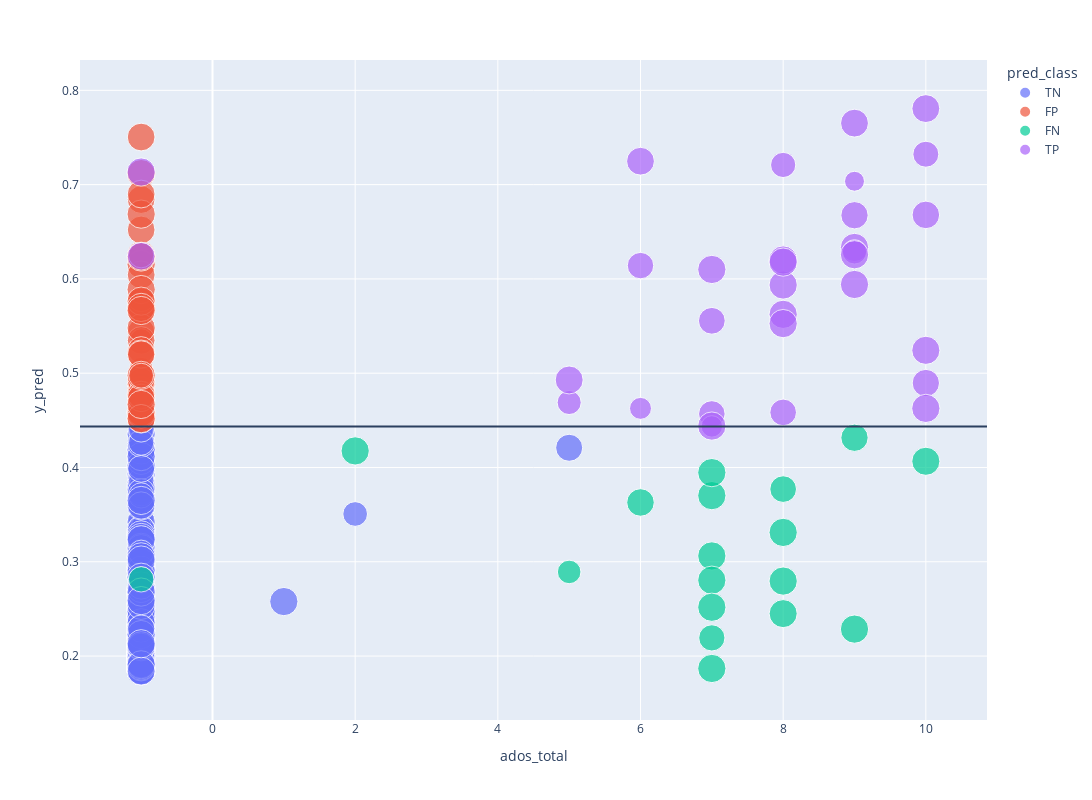
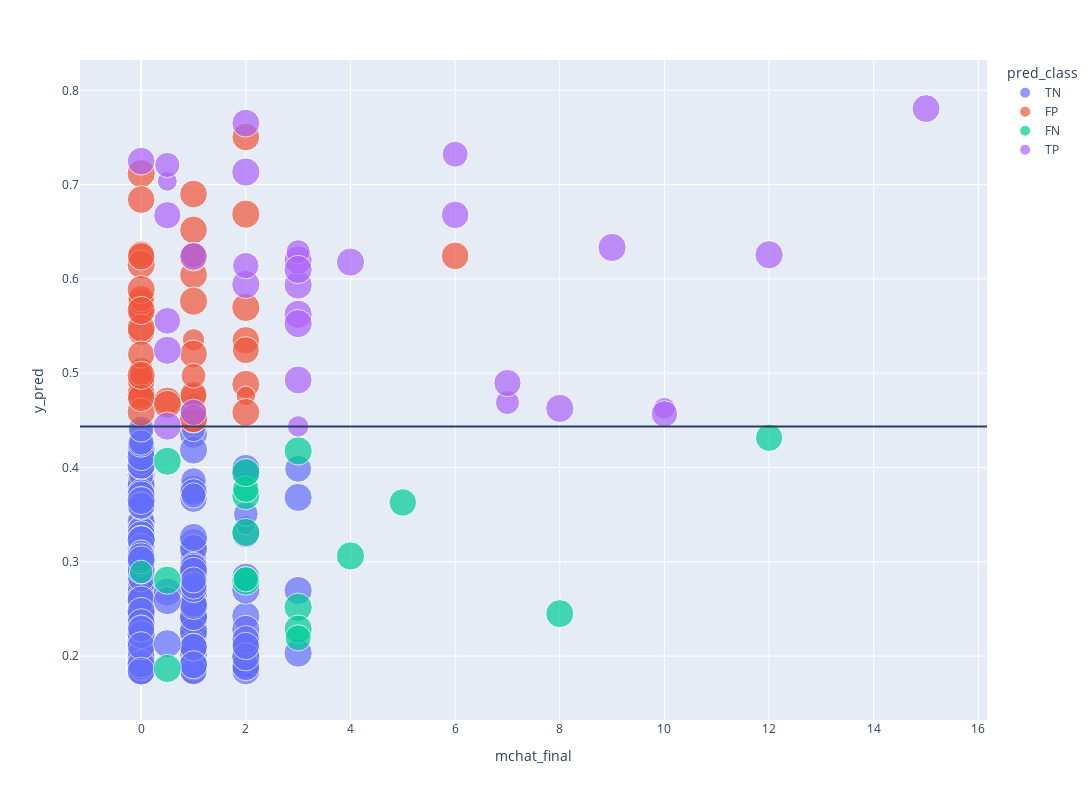

Here is the notebook cell these charts were saved with, in order:
### Code cell
fig = px.scatter(df_to_plot, x="ados_total", y="y_pred", log_x=False, color='pred_class', size='conf',
                 hover_name="id", hover_data=["y_pred", "conf", "ados_total", "mchat_final", 'max_relative_effect', 'norm_asbsolute_shap_values'],
                 width=1500, height = 800)
fig.add_hline(y=exp.optimal_threshold)
fig.show()

fig = px.scatter(df_to_plot, x="mchat_final", y="y_pred", log_x=False, color='pred_class', size='conf',
                 hover_name="id", hover_data=["y_pred", "conf", "ados_total", "mchat_final", 'max_relative_effect', 'norm_asbsolute_shap_values'], 
                 width=1500, height = 800)
fig.add_hline(y=exp.optimal_threshold)
fig.show()

### Figure 1 — Plotly figure (JSON) as saved in the notebook; plotly's stock layout.template omitted (floating-point values rounded to 4 significant figures; data arrays with more than 128 entries replaced by an {"elided": "..."} marker saying what was removed)
{"data": [{"customdata": {"elided": "367x4 float values"}, "hovertemplate": "<b>%{hovertext}</b><br><br>pred_class=TN<br>ados_total=%{x}<br>y_pred=%{y}<br>conf=%{customdata[0]}<br>mchat_final=%{customdata[1]}<br>max_relative_effect=%{customdata[2]}<br>norm_asbsolute_shap_values=%{customdata[3]}<extra></extra>", "hovertext": {"elided": "367 str values"}, "legendgroup": "TN", "marker": {"color": "#636efa", "size": {"elided": "367 float values"}, "sizemode": "area", "sizeref": 0.0025, "symbol": "circle"}, "mode": "markers", "name": "TN", "orientation": "v", "showlegend": true, "type": "scatter", "x": {"elided": "367 int values"}, "xaxis": "x", "y": {"elided": "367 float values"}, "yaxis": "y"}, {"customdata": {"elided": "50x4 float values"}, "hovertemplate": "<b>%{hovertext}</b><br><br>pred_class=FP<br>ados_total=%{x}<br>y_pred=%{y}<br>conf=%{customdata[0]}<br>mchat_final=%{customdata[1]}<br>max_relative_effect=%{customdata[2]}<br>norm_asbsolute_shap_values=%{customdata[3]}<extra></extra>", "hovertext": ["810044", "810045", "810086", "810093", "810101", "810137", "810153", "810160", "810178", "810185", "810205", "810206", "810283", "810292", "810312", "810319", "810735", "810943", "811024", "811035", "811118", "811215", "811277", "811304", "811333", "811581", "811646", "811723", "811873", "811918", "812010", "812059", "812080", "812618", "850062", "850113", "850115", "850121", "850137", "850182", "850218", "850219", "850458", "850710", "850714", "850931", "850967", "850997", "851150", "910078"], "legendgroup": "FP", "marker": {"color": "#EF553B", "size": [0.9672, 0.9831, 0.8904, 0.692, 0.7892, 1, 0.9598, 0.8768, 0.8018, 1, 0.9078, 0.9073, 0.9426, 0.8739, 0.9329, 0.9601, 1, 0.9565, 0.6218, 0.9686, 1, 1, 0.9585, 0.4773, 0.962, 1, 1, 0.9768, 0.9092, 1, 0.7981, 0.3703, 0.975, 1, 1, 0.6956, 1, 0.9878, 0.8405, 0.9272, 0.946, 1, 0.935, 1, 1, 0.9612, 1, 0.9656, 0.7744, 1], "sizemode": "area", "sizeref": 0.0025, "symbol": "circle"}, "mode": "markers", "name": "FP", "orientation": "v", "showlegend": true, "type": "scatter", "x": [-1, -1, -1, -1, -1, -1, -1, -1, -1, -1, -1, -1, -1, -1, -1, -1, -1, -1, -1, -1, -1, -1, -1, -1, -1, -1, -1, -1, -1, -1, -1, -1, -1, -1, -1, -1, -1, -1, -1, -1, -1, -1, -1, -1, -1, -1, -1, -1, -1, -1], "xaxis": "x", "y": [0.4706, 0.4882, 0.6262, 0.5044, 0.5628, 0.4515, 0.652, 0.5686, 0.4878, 0.7117, 0.4819, 0.5758, 0.491, 0.5792, 0.5439, 0.6244, 0.6154, 0.6239, 0.5354, 0.6043, 0.4771, 0.5887, 0.5348, 0.4759, 0.6841, 0.548, 0.6232, 0.4584, 0.5245, 0.4585, 0.6251, 0.4702, 0.5204, 0.5764, 0.5697, 0.4985, 0.4588, 0.4566, 0.4755, 0.477, 0.4738, 0.5665, 0.5198, 0.6687, 0.4977, 0.7505, 0.4518, 0.69, 0.4974, 0.4669], "yaxis": "y"}, {"customdata": [[1, 4, 0.7489, 1.521], [1, 2, 0.5394, 1.445], [1, 0.5, 1, 1.518], [1, 2, 0.7916, 1.671], [0.9348, 12, 0.8861, 1.758], [1, 2, 0.7818, 1.384], [0.6951, 0, 1, 1.32], [0.9496, 5, 0.8841, 0.7894], [1, 3, 0.5857, 1.321], [1, 3, 0.6464, 1.644], [0.8118, 2, 1, 1.032], [0.8916, 2, 0.8792, 1.262], [0.9847, 8, 0.9128, 1.435], [1, 3, 0.6417, 1.515], [1, 2, 0.7913, 1.338], [0.8616, 3, 0.8067, 1.368], [0.9885, 0.5, 0.6142, 1.443], [1, 0.5, 0.8418, 1.514]], "hovertemplate": "<b>%{hovertext}</b><br><br>pred_class=FN<br>ados_total=%{x}<br>y_pred=%{y}<br>conf=%{customdata[0]}<br>mchat_final=%{customdata[1]}<br>max_relative_effect=%{customdata[2]}<br>norm_asbsolute_shap_values=%{customdata[3]}<extra></extra>", "hovertext": ["810051", "810084", "810268", "810672", "811901", "850094", "850173", "850260", "850307", "850404", "850516", "850754", "850773", "850787", "851076", "851176", "910049", "910135"], "legendgroup": "FN", "marker": {"color": "#00cc96", "size": [1, 1, 1, 1, 0.9348, 1, 0.6951, 0.9496, 1, 1, 0.8118, 0.8916, 0.9847, 1, 1, 0.8616, 0.9885, 1], "sizemode": "area", "sizeref": 0.0025, "symbol": "circle"}, "mode": "markers", "name": "FN", "orientation": "v", "showlegend": true, "type": "scatter", "x": [7, 7, 7, 8, 9, 8, 5, 6, 2, 7, -1, 8, 8, 9, 7, 7, 10, 7], "xaxis": "x", "y": [0.3062, 0.3701, 0.2805, 0.3311, 0.4315, 0.2795, 0.2892, 0.3629, 0.4176, 0.2518, 0.2815, 0.3771, 0.245, 0.2286, 0.3945, 0.2193, 0.4066, 0.1868], "yaxis": "y"}, {"customdata": [[0.9502, 6, 0.5727, 1.112], [1, 2, 0.6994, 1.174], [0.8888, 1, 0.725, 1.623], [0.725, 7, 0.9646, 1.322], [1, 3, 0.6143, 1.461], [0.9344, 7, 0.6631, 1.845], [0.9721, 2, 0.8227, 1.695], [1, 9, 1, 1.528], [0.8446, 6, 0.7708, 1.756], [1, 3, 0.635, 1.101], [0.9727, 15, 0.7192, 1.34], [0.9791, 3, 0.6622, 1.277], [1, 3, 0.5665, 0.9871], [0.8736, 2, 0.7986, 1.476], [0.6031, 10, 0.7834, 1.768], [1, 8, 1, 1.495], [0.9608, 1, 0.6933, 1.348], [1, 3, 0.7099, 1.807], [0.8824, 10, 0.5931, 0.8232], [0.8967, 0.5, 0.7987, 1.481], [0.7402, 3, 0.9635, 1.507], [0.5754, 3, 1, 1.652], [1, 4, 0.6171, 1.15], [1, 2, 0.9183, 1.572], [1, 3, 0.9424, 0.7216], [0.966, 0, 0.8043, 1.726], [1, 12, 1, 1.829], [0.4965, 0.5, 0.7656, 1.65], [0.7962, 0.5, 0.6264, 1.348], [0.9915, 0.5, 0.9424, 1.731], [0.9337, 0.5, 0.8389, 1.27], [1, 0.5, 0.7698, 1.823]], "hovertemplate": "<b>%{hovertext}</b><br><br>pred_class=TP<br>ados_total=%{x}<br>y_pred=%{y}<br>conf=%{customdata[0]}<br>mchat_final=%{customdata[1]}<br>max_relative_effect=%{customdata[2]}<br>norm_asbsolute_shap_values=%{customdata[3]}<extra></extra>", "hovertext": ["810068", "810087", "810114", "810139", "810277", "810297", "810366", "810409", "810515", "810729", "810843", "810859", "810892", "810953", "811354", "811707", "811864", "812123", "812289", "850163", "850329", "850572", "850897", "850902", "851006", "851012", "851160", "910077", "910098", "910162", "910166", "910183"], "legendgroup": "TP", "marker": {"color": "#ab63fa", "size": [0.9502, 1, 0.8888, 0.725, 1, 0.9344, 0.9721, 1, 0.8446, 1, 0.9727, 0.9791, 1, 0.8736, 0.6031, 1, 0.9608, 1, 0.8824, 0.8967, 0.7402, 0.5754, 1, 1, 1, 0.966, 1, 0.4965, 0.7962, 0.9915, 0.9337, 1], "sizemode": "area", "sizeref": 0.0025, "symbol": "circle"}, "mode": "markers", "name": "TP", "orientation": "v", "showlegend": true, "type": "scatter", "x": [10, 9, 8, 5, 8, 10, 9, 9, 10, 8, 10, 5, 8, 6, 6, 10, -1, 8, 7, 7, 9, 7, 8, -1, 7, 6, 9, 9, 8, 10, 9, 7], "xaxis": "x", "y": [0.6679, 0.5941, 0.4584, 0.4689, 0.5935, 0.4896, 0.7652, 0.6334, 0.7322, 0.5624, 0.7806, 0.4928, 0.5526, 0.6141, 0.4627, 0.4627, 0.6241, 0.6201, 0.4568, 0.5556, 0.6287, 0.4436, 0.6178, 0.7133, 0.61, 0.7248, 0.6256, 0.7036, 0.7209, 0.5242, 0.6675, 0.4439], "yaxis": "y"}], "layout": {"height": 800, "legend": {"itemsizing": "constant", "title": {"text": "pred_class"}, "tracegroupgap": 0}, "margin": {"t": 60}, "shapes": [{"type": "line", "x0": 0, "x1": 1, "xref": "x domain", "y0": 0.4436, "y1": 0.4436, "yref": "y"}], "width": 1500, "xaxis": {"anchor": "y", "autorange": true, "domain": [0, 1], "range": [-1.78, 10.78], "title": {"text": "ados_total"}, "type": "linear"}, "yaxis": {"anchor": "x", "autorange": true, "domain": [0, 1], "range": [0.1322, 0.8322], "title": {"text": "y_pred"}, "type": "linear"}}}

### Figure 2 — Plotly figure (JSON) as saved in the notebook; plotly's stock layout.template omitted (floating-point values rounded to 4 significant figures; data arrays with more than 128 entries replaced by an {"elided": "..."} marker saying what was removed)
{"data": [{"customdata": {"elided": "367x4 float values"}, "hovertemplate": "<b>%{hovertext}</b><br><br>pred_class=TN<br>mchat_final=%{x}<br>y_pred=%{y}<br>conf=%{customdata[0]}<br>ados_total=%{customdata[1]}<br>max_relative_effect=%{customdata[2]}<br>norm_asbsolute_shap_values=%{customdata[3]}<extra></extra>", "hovertext": {"elided": "367 str values"}, "legendgroup": "TN", "marker": {"color": "#636efa", "size": {"elided": "367 float values"}, "sizemode": "area", "sizeref": 0.0025, "symbol": "circle"}, "mode": "markers", "name": "TN", "orientation": "v", "showlegend": true, "type": "scatter", "x": {"elided": "367 float values"}, "xaxis": "x", "y": {"elided": "367 float values"}, "yaxis": "y"}, {"customdata": {"elided": "50x4 float values"}, "hovertemplate": "<b>%{hovertext}</b><br><br>pred_class=FP<br>mchat_final=%{x}<br>y_pred=%{y}<br>conf=%{customdata[0]}<br>ados_total=%{customdata[1]}<br>max_relative_effect=%{customdata[2]}<br>norm_asbsolute_shap_values=%{customdata[3]}<extra></extra>", "hovertext": ["810044", "810045", "810086", "810093", "810101", "810137", "810153", "810160", "810178", "810185", "810205", "810206", "810283", "810292", "810312", "810319", "810735", "810943", "811024", "811035", "811118", "811215", "811277", "811304", "811333", "811581", "811646", "811723", "811873", "811918", "812010", "812059", "812080", "812618", "850062", "850113", "850115", "850121", "850137", "850182", "850218", "850219", "850458", "850710", "850714", "850931", "850967", "850997", "851150", "910078"], "legendgroup": "FP", "marker": {"color": "#EF553B", "size": [0.9672, 0.9831, 0.8904, 0.692, 0.7892, 1, 0.9598, 0.8768, 0.8018, 1, 0.9078, 0.9073, 0.9426, 0.8739, 0.9329, 0.9601, 1, 0.9565, 0.6218, 0.9686, 1, 1, 0.9585, 0.4773, 0.962, 1, 1, 0.9768, 0.9092, 1, 0.7981, 0.3703, 0.975, 1, 1, 0.6956, 1, 0.9878, 0.8405, 0.9272, 0.946, 1, 0.935, 1, 1, 0.9612, 1, 0.9656, 0.7744, 1], "sizemode": "area", "sizeref": 0.0025, "symbol": "circle"}, "mode": "markers", "name": "FP", "orientation": "v", "showlegend": true, "type": "scatter", "x": [0.5, 2, 0, 0, 0, 1, 1, 0, 0, 0, 0, 0, 0, 0, 0, 6, 0, 0, 1, 1, 0, 0, 2, 2, 0, 0, 1, 2, 2, 1, 1, 1, 1, 1, 2, 0, 0, 1, 1, 1, 0, 0, 0, 2, 0, 2, 1, 1, 1, 0.5], "xaxis": "x", "y": [0.4706, 0.4882, 0.6262, 0.5044, 0.5628, 0.4515, 0.652, 0.5686, 0.4878, 0.7117, 0.4819, 0.5758, 0.491, 0.5792, 0.5439, 0.6244, 0.6154, 0.6239, 0.5354, 0.6043, 0.4771, 0.5887, 0.5348, 0.4759, 0.6841, 0.548, 0.6232, 0.4584, 0.5245, 0.4585, 0.6251, 0.4702, 0.5204, 0.5764, 0.5697, 0.4985, 0.4588, 0.4566, 0.4755, 0.477, 0.4738, 0.5665, 0.5198, 0.6687, 0.4977, 0.7505, 0.4518, 0.69, 0.4974, 0.4669], "yaxis": "y"}, {"customdata": [[1, 7, 0.7489, 1.521], [1, 7, 0.5394, 1.445], [1, 7, 1, 1.518], [1, 8, 0.7916, 1.671], [0.9348, 9, 0.8861, 1.758], [1, 8, 0.7818, 1.384], [0.6951, 5, 1, 1.32], [0.9496, 6, 0.8841, 0.7894], [1, 2, 0.5857, 1.321], [1, 7, 0.6464, 1.644], [0.8118, -1, 1, 1.032], [0.8916, 8, 0.8792, 1.262], [0.9847, 8, 0.9128, 1.435], [1, 9, 0.6417, 1.515], [1, 7, 0.7913, 1.338], [0.8616, 7, 0.8067, 1.368], [0.9885, 10, 0.6142, 1.443], [1, 7, 0.8418, 1.514]], "hovertemplate": "<b>%{hovertext}</b><br><br>pred_class=FN<br>mchat_final=%{x}<br>y_pred=%{y}<br>conf=%{customdata[0]}<br>ados_total=%{customdata[1]}<br>max_relative_effect=%{customdata[2]}<br>norm_asbsolute_shap_values=%{customdata[3]}<extra></extra>", "hovertext": ["810051", "810084", "810268", "810672", "811901", "850094", "850173", "850260", "850307", "850404", "850516", "850754", "850773", "850787", "851076", "851176", "910049", "910135"], "legendgroup": "FN", "marker": {"color": "#00cc96", "size": [1, 1, 1, 1, 0.9348, 1, 0.6951, 0.9496, 1, 1, 0.8118, 0.8916, 0.9847, 1, 1, 0.8616, 0.9885, 1], "sizemode": "area", "sizeref": 0.0025, "symbol": "circle"}, "mode": "markers", "name": "FN", "orientation": "v", "showlegend": true, "type": "scatter", "x": [4, 2, 0.5, 2, 12, 2, 0, 5, 3, 3, 2, 2, 8, 3, 2, 3, 0.5, 0.5], "xaxis": "x", "y": [0.3062, 0.3701, 0.2805, 0.3311, 0.4315, 0.2795, 0.2892, 0.3629, 0.4176, 0.2518, 0.2815, 0.3771, 0.245, 0.2286, 0.3945, 0.2193, 0.4066, 0.1868], "yaxis": "y"}, {"customdata": [[0.9502, 10, 0.5727, 1.112], [1, 9, 0.6994, 1.174], [0.8888, 8, 0.725, 1.623], [0.725, 5, 0.9646, 1.322], [1, 8, 0.6143, 1.461], [0.9344, 10, 0.6631, 1.845], [0.9721, 9, 0.8227, 1.695], [1, 9, 1, 1.528], [0.8446, 10, 0.7708, 1.756], [1, 8, 0.635, 1.101], [0.9727, 10, 0.7192, 1.34], [0.9791, 5, 0.6622, 1.277], [1, 8, 0.5665, 0.9871], [0.8736, 6, 0.7986, 1.476], [0.6031, 6, 0.7834, 1.768], [1, 10, 1, 1.495], [0.9608, -1, 0.6933, 1.348], [1, 8, 0.7099, 1.807], [0.8824, 7, 0.5931, 0.8232], [0.8967, 7, 0.7987, 1.481], [0.7402, 9, 0.9635, 1.507], [0.5754, 7, 1, 1.652], [1, 8, 0.6171, 1.15], [1, -1, 0.9183, 1.572], [1, 7, 0.9424, 0.7216], [0.966, 6, 0.8043, 1.726], [1, 9, 1, 1.829], [0.4965, 9, 0.7656, 1.65], [0.7962, 8, 0.6264, 1.348], [0.9915, 10, 0.9424, 1.731], [0.9337, 9, 0.8389, 1.27], [1, 7, 0.7698, 1.823]], "hovertemplate": "<b>%{hovertext}</b><br><br>pred_class=TP<br>mchat_final=%{x}<br>y_pred=%{y}<br>conf=%{customdata[0]}<br>ados_total=%{customdata[1]}<br>max_relative_effect=%{customdata[2]}<br>norm_asbsolute_shap_values=%{customdata[3]}<extra></extra>", "hovertext": ["810068", "810087", "810114", "810139", "810277", "810297", "810366", "810409", "810515", "810729", "810843", "810859", "810892", "810953", "811354", "811707", "811864", "812123", "812289", "850163", "850329", "850572", "850897", "850902", "851006", "851012", "851160", "910077", "910098", "910162", "910166", "910183"], "legendgroup": "TP", "marker": {"color": "#ab63fa", "size": [0.9502, 1, 0.8888, 0.725, 1, 0.9344, 0.9721, 1, 0.8446, 1, 0.9727, 0.9791, 1, 0.8736, 0.6031, 1, 0.9608, 1, 0.8824, 0.8967, 0.7402, 0.5754, 1, 1, 1, 0.966, 1, 0.4965, 0.7962, 0.9915, 0.9337, 1], "sizemode": "area", "sizeref": 0.0025, "symbol": "circle"}, "mode": "markers", "name": "TP", "orientation": "v", "showlegend": true, "type": "scatter", "x": [6, 2, 1, 7, 3, 7, 2, 9, 6, 3, 15, 3, 3, 2, 10, 8, 1, 3, 10, 0.5, 3, 3, 4, 2, 3, 0, 12, 0.5, 0.5, 0.5, 0.5, 0.5], "xaxis": "x", "y": [0.6679, 0.5941, 0.4584, 0.4689, 0.5935, 0.4896, 0.7652, 0.6334, 0.7322, 0.5624, 0.7806, 0.4928, 0.5526, 0.6141, 0.4627, 0.4627, 0.6241, 0.6201, 0.4568, 0.5556, 0.6287, 0.4436, 0.6178, 0.7133, 0.61, 0.7248, 0.6256, 0.7036, 0.7209, 0.5242, 0.6675, 0.4439], "yaxis": "y"}], "layout": {"height": 800, "legend": {"itemsizing": "constant", "title": {"text": "pred_class"}, "tracegroupgap": 0}, "margin": {"t": 60}, "shapes": [{"type": "line", "x0": 0, "x1": 1, "xref": "x domain", "y0": 0.4436, "y1": 0.4436, "yref": "y"}], "width": 1500, "xaxis": {"anchor": "y", "autorange": true, "domain": [0, 1], "range": [-1.064, 16.06], "title": {"text": "mchat_final"}, "type": "linear"}, "yaxis": {"anchor": "x", "autorange": true, "domain": [0, 1], "range": [0.1322, 0.8322], "title": {"text": "y_pred"}, "type": "linear"}}}
